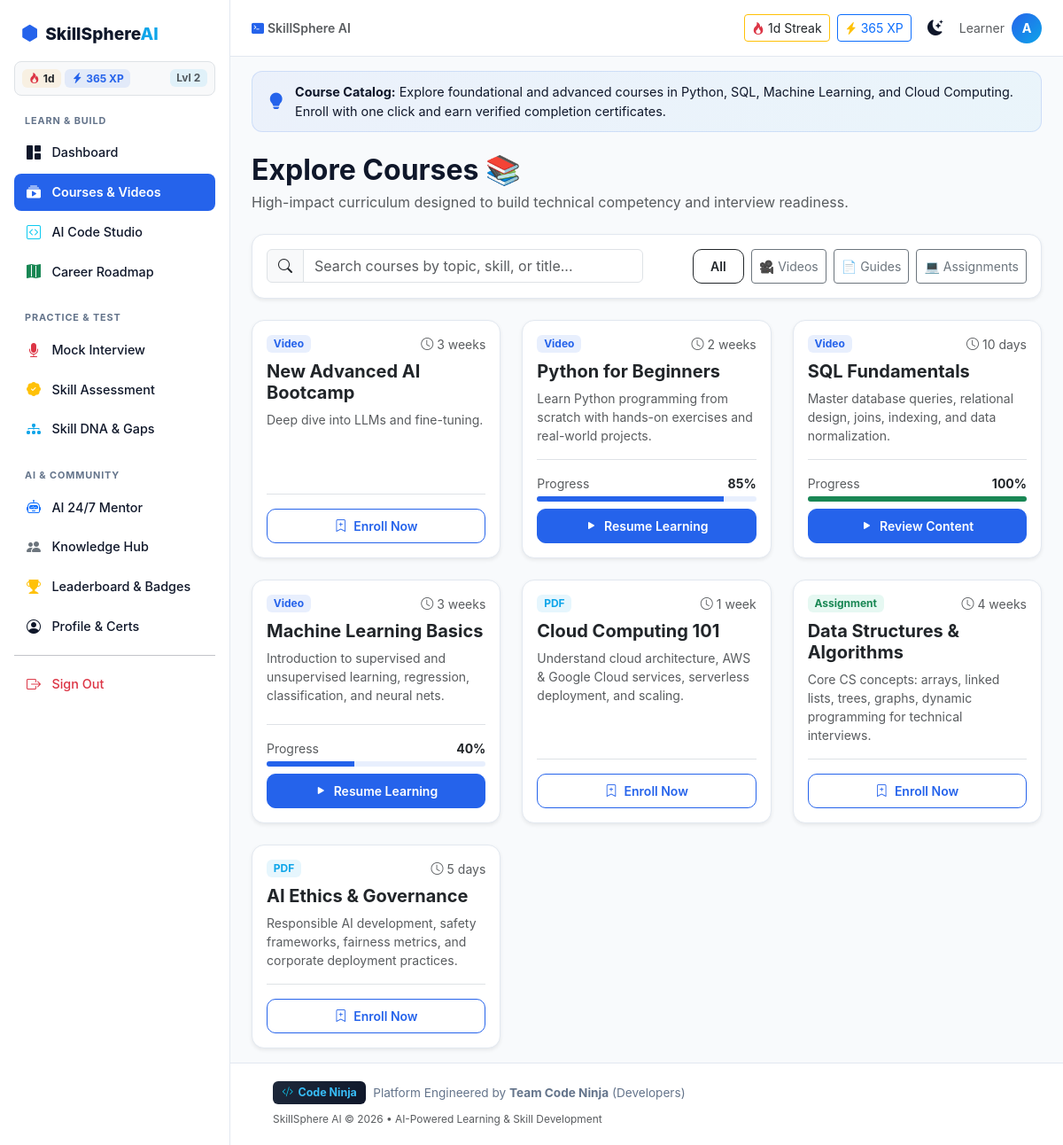
The page /courses (signed in) on the database its author committed.
### tables this page shows
CREATE TABLE user_gamification (
                id INTEGER PRIMARY KEY AUTOINCREMENT,
                user_id INTEGER UNIQUE NOT NULL,
                xp INTEGER DEFAULT 0,
                streak INTEGER DEFAULT 1,
                level INTEGER DEFAULT 1,
                last_active DATE,
                badges TEXT DEFAULT '["Welcome Explorer"]',
                FOREIGN KEY (user_id) REFERENCES users(id) ON DELETE CASCADE
            );

CREATE TABLE courses (
                id INTEGER PRIMARY KEY AUTOINCREMENT,
                title TEXT NOT NULL,
                description TEXT,
                type TEXT DEFAULT 'Video',
                duration TEXT DEFAULT '1 week',
                created_by INTEGER,
                created_at TIMESTAMP DEFAULT CURRENT_TIMESTAMP
            );

### app.py (the view)
@app.route("/courses")
@login_required
def courses():
    all_courses = run_query("SELECT * FROM courses ORDER BY created_at DESC", fetch=True) or []
    my_enrollments = run_query(
        "SELECT course_id, progress FROM enrollments WHERE user_id = %s",
        (session["user_id"],), fetch=True,
    ) or []
    enrolled_ids = {e["course_id"]: e["progress"] for e in my_enrollments}
    return render_template("courses.html", courses=all_courses, enrolled_ids=enrolled_ids)

### app.py (called while the page is built, shortened)
def get_db():
    conn = sqlite3.connect(str(DB_FILE))
    conn.row_factory = sqlite3.Row
    return conn, "sqlite"

def get_gamification(user_id):
    g = run_query("SELECT * FROM user_gamification WHERE user_id = %s", (user_id,), fetchone=True)
    if g and isinstance(g.get("badges"), str):
        try:
            g["badges_list"] = json.loads(g["badges"])
        except Exception:
            g["badges_list"] = ["Welcome Explorer"]
    else:
        g["badges_list"] = ["Welcome Explorer"]
    return g

def login_required(view):
    @wraps(view)
    def wrapped(*args, **kwargs):
        if "user_id" not in session:
            flash("Please log in to continue.", "warning")
            return redirect(url_for("login"))
        return view(*args, **kwargs)
    return wrapped

@app.context_processor
def inject_gamification():
    if "user_id" in session:
        g = get_gamification(session["user_id"])
        return {
            "user_xp": g.get("xp", 0) if g else 0,
            "user_streak": g.get("streak", 1) if g else 1,
            "user_level": g.get("level", 1) if g else 1,
            "user_badges": g.get("badges_list", []) if g else [],
        }
    return {}

### templates/courses.html (shortened to what this page needs)
{% extends "base.html" %}
{% block content %}
<div class="page-guide-banner">
    <i class="bi bi-lightbulb-fill"></i>
    <div>
        <strong>Course Catalog:</strong> Explore foundational and advanced courses in Python, SQL, Machine Learning, and Cloud Computing. Enroll with one click and earn verified completion certificates.
    </div>
</div>
<div class="d-flex justify-content-between align-items-center mb-4 flex-wrap gap-2">
    <div>
        <h2 class="fw-bold mb-1">Explore Courses 📚</h2>
        <p class="text-muted mb-0">High-impact curriculum designed to build technical competency and interview readiness.</p>
    </div>
</div>
<div class="card p-3 mb-4 shadow-sm">
    <div class="row g-2 align-items-center">
        <div class="col-md-6">
            <div class="input-group">
                <span class="input-group-text"><i class="bi bi-search"></i></span>
                <input type="text" id="courseSearch" class="form-control" placeholder="Search courses by topic, skill, or title...">
            </div>
        </div>
        <div class="col-md-6 d-flex gap-2 justify-content-md-end flex-wrap">
            <button class="btn btn-sm btn-outline-brand filter-btn active" data-filter="all">All</button>
            <button class="btn btn-sm btn-outline-secondary filter-btn" data-filter="Video">🎥 Videos</button>
            <button class="btn btn-sm btn-outline-secondary filter-btn" data-filter="PDF">📄 Guides</button>
            <button class="btn btn-sm btn-outline-secondary filter-btn" data-filter="Assignment">💻 Assignments</button>
        </div>
    </div>
</div>
<div class="row g-4" id="courseContainer">
    {% for c in courses %}
    <div class="col-md-6 col-lg-4 course-item" data-title="{{ c.title|lower }}" data-type="{{ c.type }}">
        <div class="card h-100 course-card p-3 d-flex flex-column justify-content-between shadow-sm">
            <div>
                <div class="d-flex justify-content-between align-items-start mb-2">
                    <span class="badge {% if c.type == 'Video' %}bg-primary-soft text-primary-brand{% elif c.type == 'PDF' %}bg-secondary-soft text-accent{% else %}bg-success-soft text-success{% endif %}">
                        {{ c.type }}
                    </span>
                    <span class="text-muted small"><i class="bi bi-clock me-1"></i>{{ c.duration }}</span>
                </div>
                <h5 class="fw-bold mb-2">{{ c.title }}</h5>
                <p class="text-muted small mb-3">{{ c.description }}</p>
            </div>
            <div class="pt-3 border-top mt-auto">
                {% if c.id in enrolled_ids %}
                <div class="mb-2">
                    <div class="d-flex justify-content-between small mb-1">
                        <span class="text-muted">Progress</span>
                        <span class="fw-bold">{{ enrolled_ids[c.id] }}%</span>
                    </div>
                    <div class="progress" style="height: 6px;">
                        <div class="progress-bar {% if enrolled_ids[c.id] == 100 %}bg-success{% endif %}" role="progressbar" style="width: {{ enrolled_ids[c.id] }}%;"></div>
                    </div>
                </div>
                <a href="{{ url_for('learn', course_id=c.id) }}" class="btn btn-brand btn-sm w-100">
                    <i class="bi bi-play-fill me-1"></i> {{ 'Review Content' if enrolled_ids[c.id] == 100 else 'Resume Learning' }}
                </a>
                {% else %}
                <form action="{{ url_for('course_enroll', course_id=c.id) }}" method="POST">
                    <button type="submit" class="btn btn-outline-brand btn-sm w-100">
                        <i class="bi bi-bookmark-plus me-1"></i> Enroll Now
                    </button>
                </form>
                {% endif %}
            </div>
        </div>
    </div>
    {% else %}
    <div class="col-12 text-center py-5">
        <p class="text-muted">No courses available at the moment.</p>
    </div>
    {% endfor %}
</div>
{% endblock %}

### templates/base.html (shortened to what this page needs)
<!DOCTYPE html>
<html lang="en" data-bs-theme="light">
<head>
<link href="https://cdn.jsdelivr.net/npm/bootstrap@5.3.3/dist/css/bootstrap.min.css" rel="stylesheet">
<link rel="stylesheet" href="https://cdn.jsdelivr.net/npm/bootstrap-icons@1.11.3/font/bootstrap-icons.css">
<link rel="stylesheet" href="{{ url_for('static', filename='style.css') }}">
</head>
<body class="{% if session.user_id %}has-sidebar{% endif %}">
{% if session.user_id %}
<div class="sidebar" id="sidebar">
    <div class="sidebar-brand">
        <i class="bi bi-hexagon-fill text-primary-brand"></i>
        <span>SkillSphere<span class="text-accent">AI</span></span>
    </div>
    <div class="px-2 py-2 mb-2 rounded-3 bg-body-tertiary border d-flex align-items-center justify-content-between">
        <div class="d-flex align-items-center gap-1">
            <span class="badge bg-warning-soft text-dark fw-bold"><i class="bi bi-fire text-danger me-1"></i>{{ user_streak or 1 }}d</span>
            <span class="badge bg-primary-soft text-primary-brand fw-bold"><i class="bi bi-lightning-charge-fill me-1"></i>{{ user_xp or 100 }} XP</span>
        </div>
        <span class="badge bg-secondary-soft text-muted small">Lvl {{ user_level or 1 }}</span>
    </div>
    <nav class="sidebar-nav">
        <div class="nav-category-header">Learn & Build</div>
        <a href="{{ url_for('dashboard') }}" class="{{ 'active' if request.endpoint == 'dashboard' }}">
            <i class="bi bi-grid-1x2-fill"></i> Dashboard
        </a>
        <a href="{{ url_for('courses') }}" class="{{ 'active' if request.endpoint in ['courses','learn'] }}">
            <i class="bi bi-collection-play-fill text-primary"></i> Courses & Videos
        </a>
        <a href="{{ url_for('code_studio') }}" class="{{ 'active' if request.endpoint == 'code_studio' }}">
            <i class="bi bi-code-square text-info"></i> AI Code Studio
        </a>
        <a href="{{ url_for('roadmap') }}" class="{{ 'active' if request.endpoint == 'roadmap' }}">
            <i class="bi bi-map-fill text-success"></i> Career Roadmap
        </a>
        <div class="nav-category-header mt-2">Practice & Test</div>
        <a href="{{ url_for('interview') }}" class="{{ 'active' if request.endpoint == 'interview' }}">
            <i class="bi bi-mic-fill text-danger"></i> Mock Interview
        </a>
        <a href="{{ url_for('assessment') }}" class="{{ 'active' if request.endpoint == 'assessment' }}">
            <i class="bi bi-patch-check-fill text-warning"></i> Skill Assessment
        </a>
        <a href="{{ url_for('skills') }}" class="{{ 'active' if request.endpoint == 'skills' }}">
            <i class="bi bi-diagram-3-fill text-accent"></i> Skill DNA & Gaps
        </a>
        <div class="nav-category-header mt-2">AI & Community</div>
        <a href="{{ url_for('mentor') }}" class="{{ 'active' if request.endpoint == 'mentor' }}">
            <i class="bi bi-robot text-primary"></i> AI 24/7 Mentor
        </a>
        <a href="{{ url_for('hub') }}" class="{{ 'active' if request.endpoint == 'hub' }}">
            <i class="bi bi-people-fill text-secondary"></i> Knowledge Hub
        </a>
        <a href="{{ url_for('leaderboard') }}" class="{{ 'active' if request.endpoint == 'leaderboard' }}">
            <i class="bi bi-trophy-fill text-warning"></i> Leaderboard & Badges
        </a>
        <a href="{{ url_for('profile') }}" class="{{ 'active' if request.endpoint == 'profile' }}">
            <i class="bi bi-person-circle"></i> Profile & Certs
        </a>
        <hr class="my-2">
        <a href="{{ url_for('logout') }}" class="text-danger">
            <i class="bi bi-box-arrow-right"></i> Sign Out
        </a>
    </nav>
</div>
{% endif %}
<header class="topbar {% if session.user_id %}with-sidebar{% endif %}">
    <div class="d-flex align-items-center gap-2">
        {% if session.user_id %}
        <span class="d-none d-md-inline-block text-muted small fw-semibold">
            <i class="bi bi-terminal-fill text-primary-brand me-1"></i>SkillSphere AI
        </span>
        {% endif %}
    </div>
    <div class="d-flex align-items-center gap-2">
        {% if session.user_id %}
        <a href="{{ url_for('leaderboard') }}" class="btn btn-sm btn-outline-warning text-dark border-warning d-none d-sm-inline-flex align-items-center gap-1 text-decoration-none">
            <i class="bi bi-fire text-danger"></i> {{ user_streak or 1 }}d Streak
        </a>
        <a href="{{ url_for('leaderboard') }}" class="btn btn-sm btn-outline-primary d-none d-sm-inline-flex align-items-center gap-1 text-decoration-none">
            <i class="bi bi-lightning-charge-fill text-warning"></i> {{ user_xp or 100 }} XP
        </a>
        {% endif %}
        <button class="btn btn-icon" id="themeToggle" title="Toggle dark mode">
            <i class="bi bi-moon-stars-fill" id="themeIcon"></i>
        </button>
        {% if not session.user_id %}
            <a href="{{ url_for('demo_login', role='learner') }}" class="btn btn-brand btn-sm d-none d-sm-inline-block">1-Click Demo</a>
            <a href="{{ url_for('login') }}" class="btn btn-outline-brand btn-sm">Login</a>
            <a href="{{ url_for('register') }}" class="btn btn-brand btn-sm">Register</a>
        {% else %}
            <span class="d-none d-sm-inline text-muted small">{{ session.role }}</span>
            <a href="{{ url_for('profile') }}" class="avatar-badge text-decoration-none">{{ session.name[0]|upper }}</a>
        {% endif %}
    </div>
</header>
<main class="{% if session.user_id %}with-sidebar{% endif %}">
    <div class="container-fluid px-3 px-md-4 py-3">
        {% block content %}{% endblock %}
    </div>
</main>
<footer class="code-ninja-footer {% if session.user_id %}with-sidebar{% endif %}">
    <div class="container-fluid px-3 px-md-4 d-flex justify-content-between align-items-center flex-wrap gap-2">
        <div class="d-flex align-items-center gap-2">
            <span class="code-ninja-badge"><i class="bi bi-code-slash text-info"></i> Code Ninja</span>
            <span>Platform Engineered by <strong>Team Code Ninja</strong> (Developers)</span>
        </div>
        <div class="text-muted small">
            <span>SkillSphere AI &copy; 2026 • AI-Powered Learning & Skill Development</span>
        </div>
    </div>
</footer>
</body>
</html>

### rows shown on the page
user_gamification: xp "365"
courses: type "Video", duration "3 weeks", title "New Advanced AI Bootcamp", description "Deep dive into LLMs and fine-tuning."
courses: type "Video", duration "2 weeks", title "Python for Beginners", description "Learn Python programming from scratch with hands-on exercises and real-world projects.", enrolled_ids "85", id "Resume Learning"
courses: type "Video", duration "10 days", title "SQL Fundamentals", description "Master database queries, relational design, joins, indexing, and data normalization.", enrolled_ids "100", id "Review Content"
courses: type "Video", duration "3 weeks", title "Machine Learning Basics", description "Introduction to supervised and unsupervised learning, regression, classification, and neural nets.", enrolled_ids "40", id "Resume Learning"
courses: type "PDF", duration "1 week", title "Cloud Computing 101", description "Understand cloud architecture, AWS & Google Cloud services, serverless deployment, and scaling."
courses: type "Assignment", duration "4 weeks", title "Data Structures & Algorithms", description "Core CS concepts: arrays, linked lists, trees, graphs, dynamic programming for technical interviews."
courses: type "PDF", duration "5 days", title "AI Ethics & Governance", description "Responsible AI development, safety frameworks, fairness metrics, and corporate deployment practices."

### other values the page prints
{{ user_streak or 1 }} "1"
{{ user_level or 1 }} "2"
{{ session.role }} "Learner"
{{ session.name[0]|upper }} "A"
